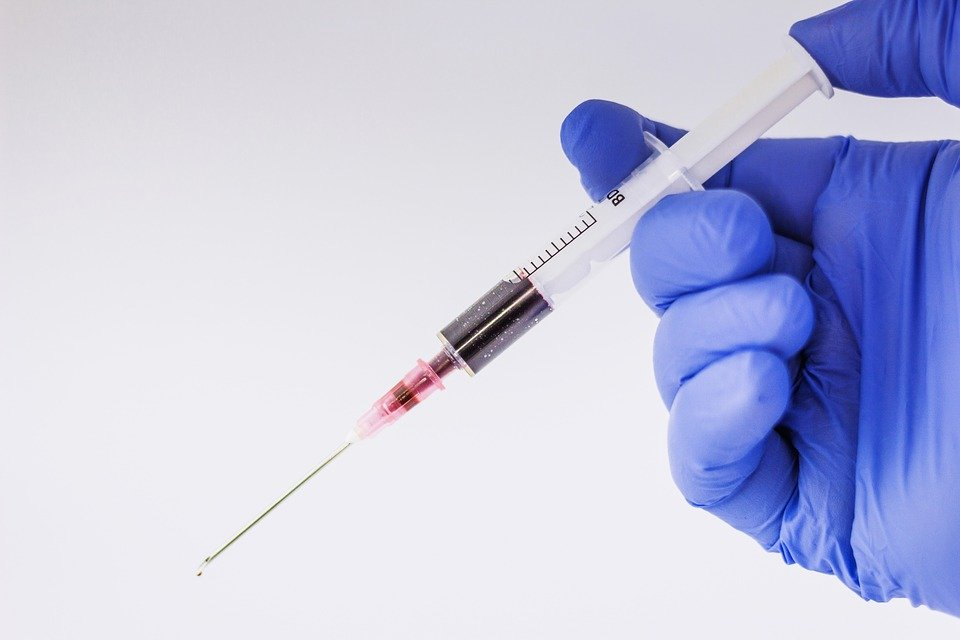
%> input picture example.jpg, 960 x 640 px
$ octave imageproc.m   (GNU Octave 9; MATLAB toolbox functions it lacks are replaced by stand-ins)
%> lines starting %> are read from the running program, lines starting %| are printed output that depends on the picture; in (x1, y1, x2, y2) boxes, pixels count from 0 and x2, y2 are one past the last pixel; in counts of white or black regions, pixels touching at a corner belong together; the program's own positions count from 1
RGB = imread('example.jpg');
%> RGB is the input picture: size 640x960x3 uint8; mean R, G, B 194.2, 196.9, 224.1
I = rgb2gray(RGB);
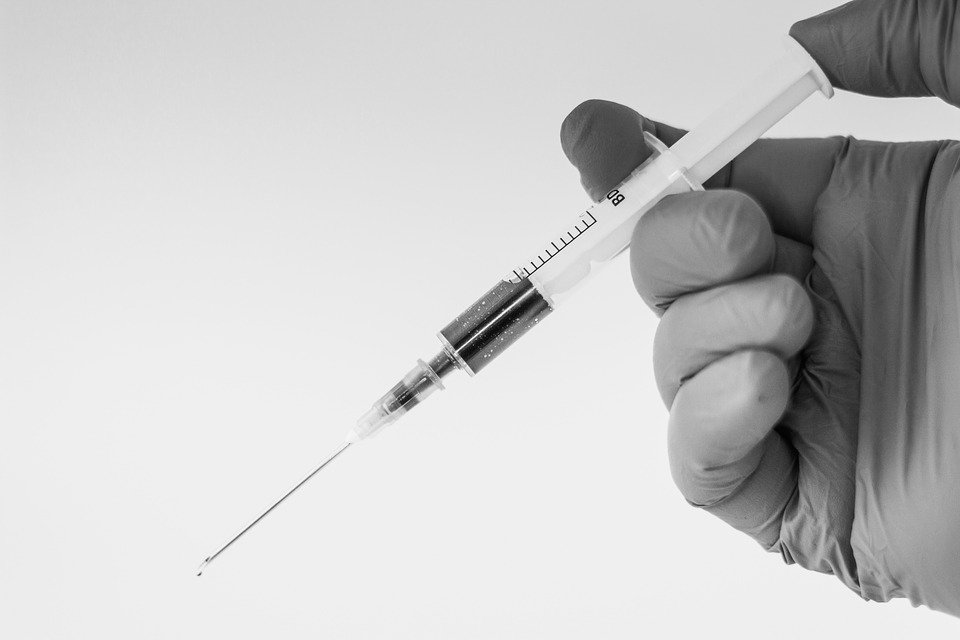
%> I: size 640x960 uint8; min 1, max 255, mean 199.3
BW = imbinarize(I);
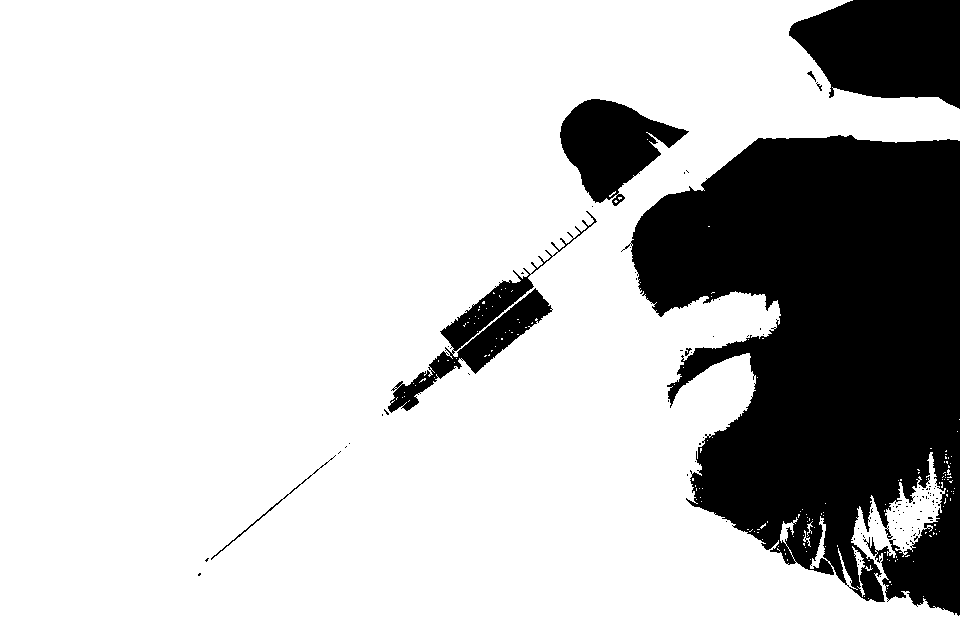
%> BW: size 640x960 logical; 78% white; 102 black regions (94 under 20 px), largest, box (x1, y1, x2, y2) and area: (621, 135, 960, 616) 106694, (789, 0, 960, 109) 14038, (560, 99, 689, 206) 7423
rotI = imrotate(BW,33,'crop');
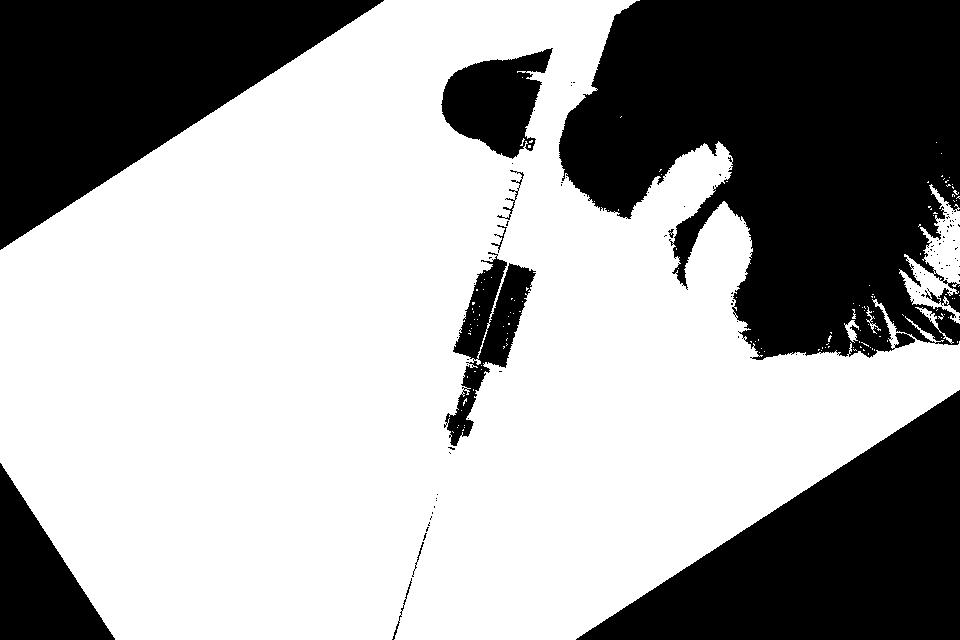
%> rotI: size 640x960 logical; 63.8% white; 107 black regions (96 under 20 px), largest, box (x1, y1, x2, y2) and area: (559, 0, 960, 360) 101642, (0, 0, 384, 250) 48182, (576, 390, 960, 640) 48182
out = edge(I, 'Prewitt');
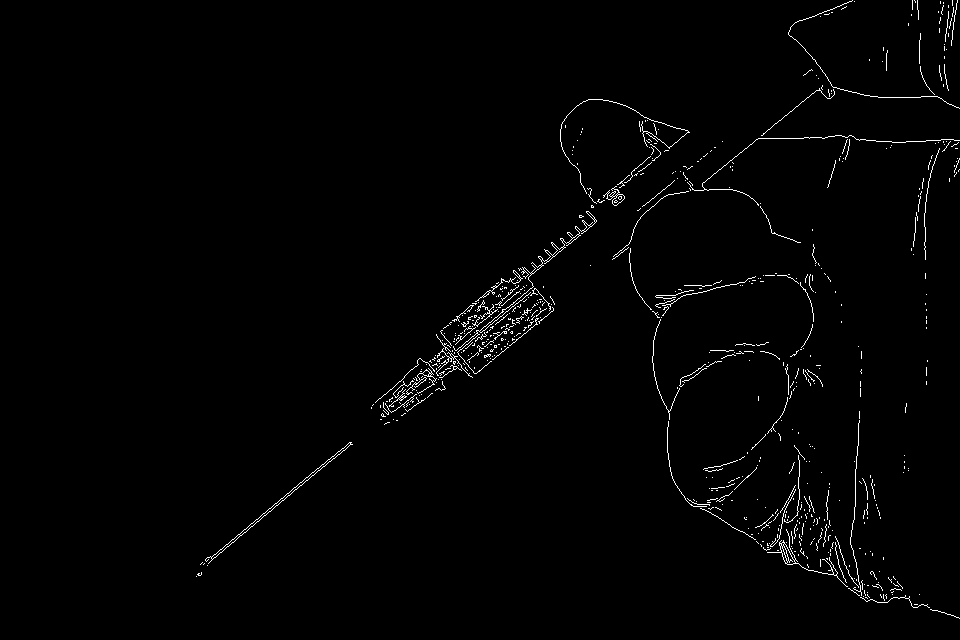
%> out: size 640x960 logical; 1.3% white in thin lines or dots, all inside (x1, y1, x2, y2) = (196, 0, 960, 619)
% imshow(out)


[H,T,R] = hough(out);
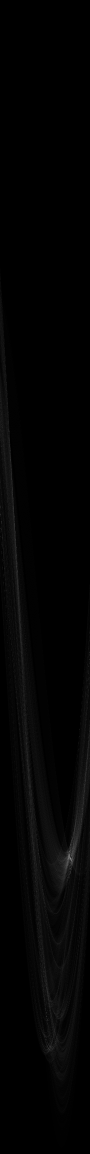
%> H: size 2307x180 double (shown at 1/2 size); min 0, max 170, mean 3.3
%> T = 180 values from -90 to 89; R = 2307 values from -1153 to 1153
P  = houghpeaks(H, 1,'threshold',ceil(0.3*max(H(:))));
%> P = [1718 142]
x = T(P(:,2)); y = R(P(:,1));
%> after `x = T(P(:,2))`: x = 51
%> after `y = R(P(:,1))`: y = 564

lines = houghlines(BW,T,R,P,'FillGap',5,'MinLength',7);
%> lines = 3 lines; point1 to point2 (x, y): (817, 66) to (539, 291), (389, 412) to (210, 558), (205, 561) to (108, 640)
figure, imshow(out), hold on
max_len = 0;
for k = 1:length(lines)
   xy = [lines(k).point1; lines(k).point2];
   plot(xy(:,1),xy(:,2),'LineWidth',2,'Color','green');

   % Plot beginnings and ends of lines
   plot(xy(1,1),xy(1,2),'x','LineWidth',2,'Color','yellow');
   plot(xy(2,1),xy(2,2),'x','LineWidth',2,'Color','red');

   % Determine the endpoints of the longest line segment
   len = norm(lines(k).point1 - lines(k).point2);
   if ( len > max_len)
      max_len = len;
      xy_long = xy;
   end
end
%> this loop made 3 passes
%> (len, max_len, xy_long) on pass 1: (357.6, 357.6, [817 66; 539 291])
%> (xy, len) on passes 2 to 3: ([389 412; 210 558], 231), ([205 561; 108 640], 125.1)
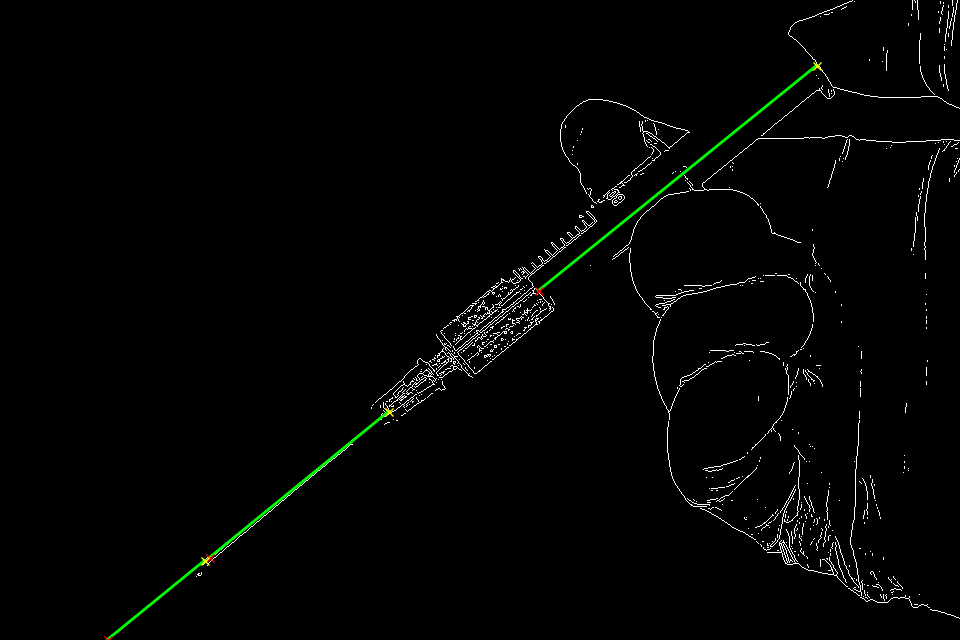
%> figure redrawn from the program's plot data

$ run again, with leaf.jpg copied over example.jpg
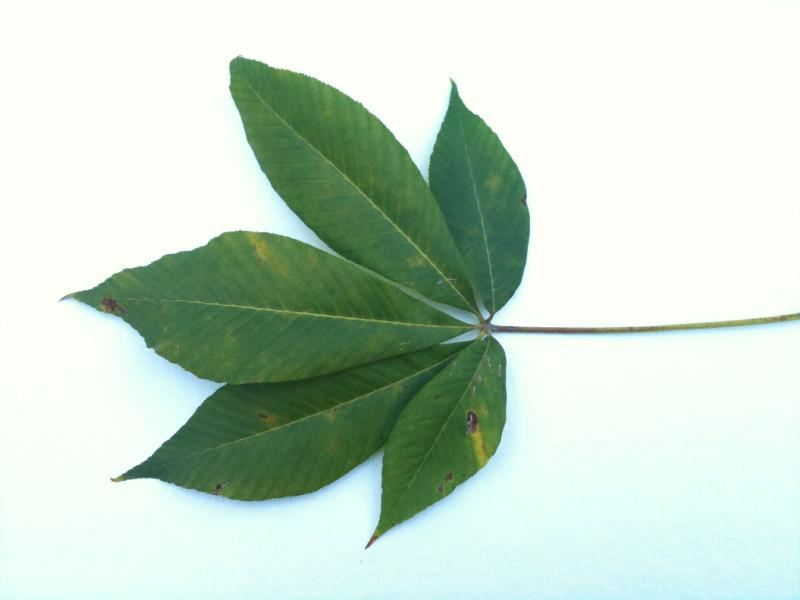
%> input picture leaf.jpg, 800 x 600 px
%> RGB is the input picture: size 600x800x3 uint8; mean R, G, B 196.8, 215.4, 200.7
%> `BW = imbinarize(I);`:
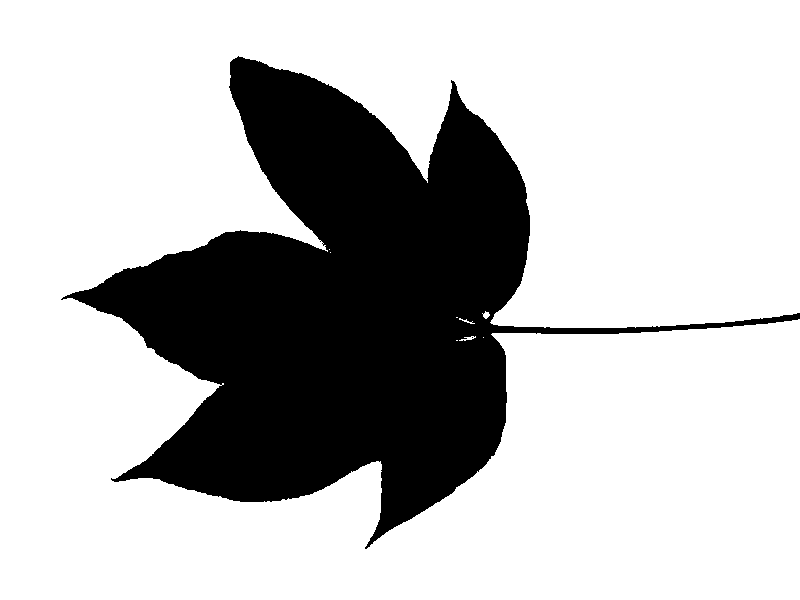
%> BW: size 600x800 logical; 73.9% white; 2 black regions (1 under 20 px), largest, box (x1, y1, x2, y2) and area: (61, 56, 800, 549) 125071
%> rotI: size 600x800 logical; 56.4% white; 5 black regions (1 under 20 px), largest, box (x1, y1, x2, y2) and area: (115, 0, 800, 600) 135729, (0, 0, 310, 202) 31433, (490, 398, 800, 600) 31433, (0, 419, 118, 600) 10699
%> out: size 600x800 logical; 1.1% white in thin lines or dots, all inside (x1, y1, x2, y2) = (59, 54, 800, 551)
%> T = 180 values from -90 to 89; R = 1999 values from -999 to 999
%> P = [722 7]
%> x = -84
%> y = -278
%> lines = 2 lines; point1 to point2 (x, y): (505, 334) to (800, 365), (1, 281) to (89, 290)
%> the loop `for k = 1:length(lines)` made 2 passes
%> (len, max_len, xy_long) on passes 1 to 2: (88.46, 88.46, [1 281; 89 290]), (296.6, 296.6, [505 334; 800 365])
%> after the loop `for k = 1:length(lines)`:
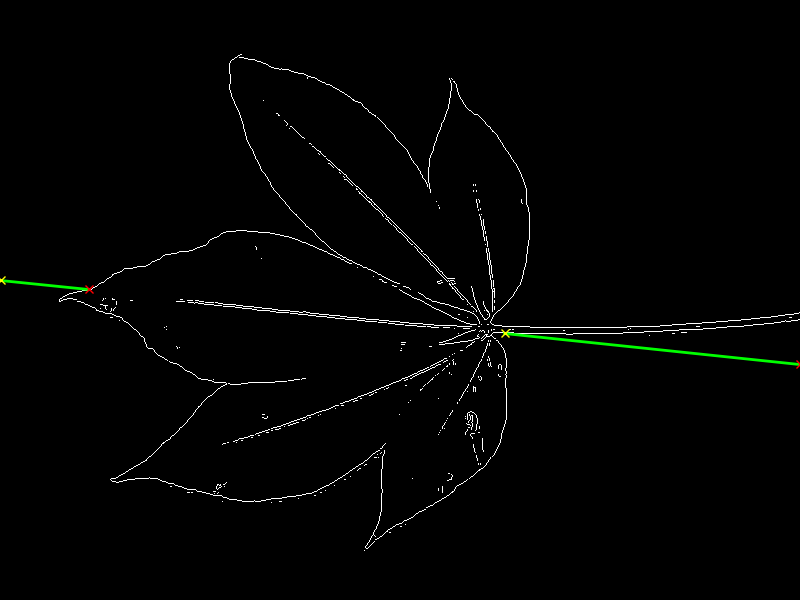
%> figure redrawn from the program's plot data
